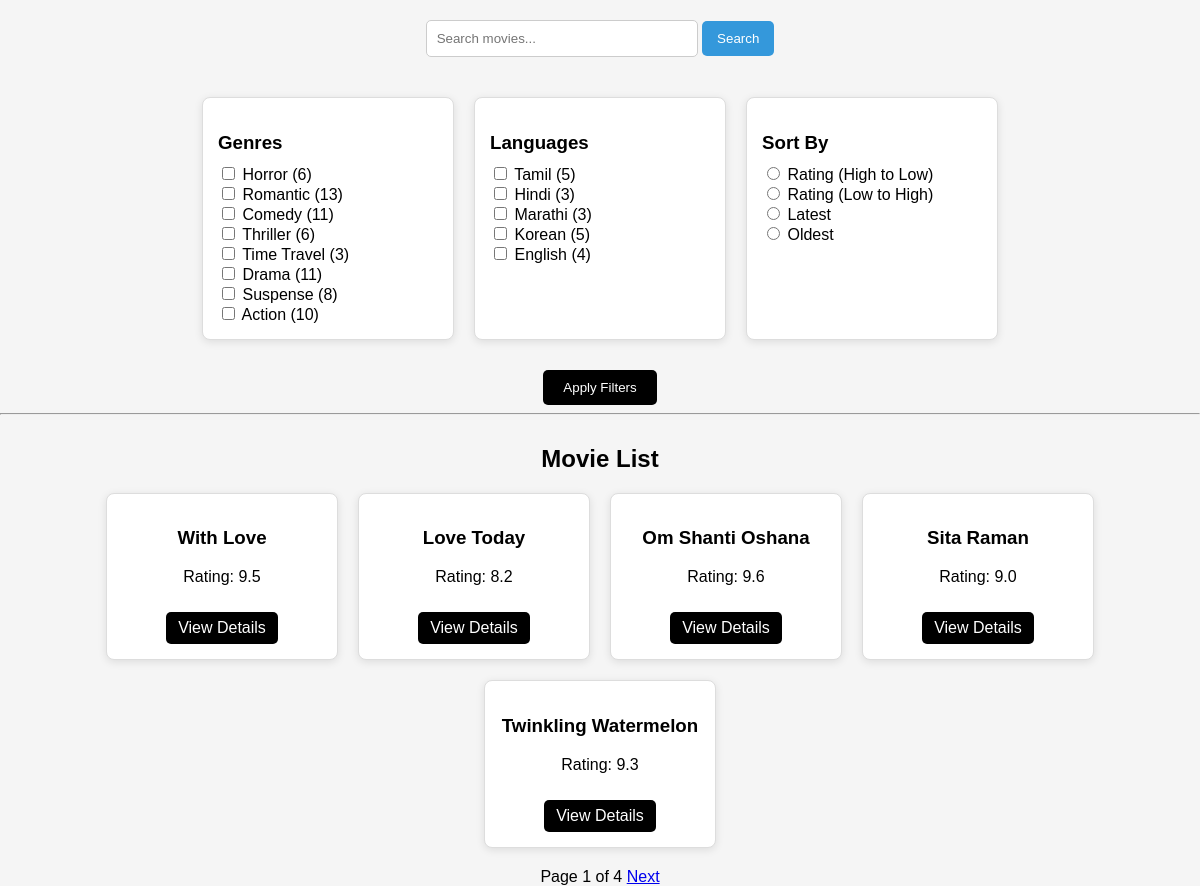
The page / on the database its author committed.
### movies/models.py (models this page shows, shortened)
class Genre(models.Model):
    name = models.CharField(max_length=100, db_index=True)

class Language(models.Model):
    name = models.CharField(max_length=100, db_index=True)

class Movie(models.Model):
    title = models.CharField(max_length=255)
    genres = models.ManyToManyField(Genre)
    language = models.ForeignKey(Language, on_delete=models.CASCADE)
    rating = models.FloatField(db_index=True)
    release_date = models.DateField(db_index=True)
    trailer_id = models.CharField(max_length=50, blank=True, null=True)
    price = models.IntegerField(default=200)

### movies/views.py (the view)
# urls.py: path('', movie_list, name='movie_list'),
def movie_list(request):
    movies = Movie.objects.select_related('language').prefetch_related('genres')
    genres = request.GET.getlist('genre')
    languages = request.GET.getlist('language')
    sort = request.GET.get('sort')
    search_query = request.GET.get('search')
    if genres:
        movies = movies.filter(genres__id__in=genres).distinct()
    if languages:
        movies = movies.filter(language__id__in=languages)
    if sort == 'rating_desc':
        movies = movies.order_by('-rating')
    elif sort == 'rating_asc':
        movies = movies.order_by('rating')
    elif sort == 'date_desc':
        movies = movies.order_by('-release_date')
    elif sort == 'date_asc':
        movies = movies.order_by('release_date')
    if search_query:
        movies = movies.filter(title__icontains=search_query)
    if not movies:
        return render(request, 'movies/movie_not_found.html', {
            'query': search_query
        })
    filtered_movies = movies
    genre_counts = Genre.objects.annotate(
        count=Count('movie', filter=models.Q(movie__in=filtered_movies))
    )
    language_counts = Language.objects.annotate(
        count=Count('movie', filter=models.Q(movie__in=filtered_movies))
    )
    paginator = Paginator(movies, 5)
    page = request.GET.get('page')
    page_obj = paginator.get_page(page)
    return render(request, 'movies/list.html', {
    'page_obj': page_obj,
    'all_genres': genre_counts,
    'all_languages': language_counts,
    'selected_genres': genres,
    'selected_languages': languages
})

### movies/templates/movies/list.html (shortened to what this page needs)
<!DOCTYPE html>
<html>
<head>
  {% load static %}
  <link rel="stylesheet" href="{% static 'css/style.css' %}?v=20">
</head>
<body>
<form method="GET">
  <div style="text-align:center; margin:20px;">
      <input type="text" name="search" placeholder="Search movies..."
             value="{{ request.GET.search }}"
             style="padding:10px; width:250px; border-radius:5px; border:1px solid #ccc;">
      <button type="submit" style="
          padding:10px 15px;
          background:#3498db;
          color:white;
          border:none;
          border-radius:5px;
          cursor:pointer;
      ">
          Search
      </button>
  </div>
  <div class="filter-container">
    <div class="filter-box">
      <h3>Genres</h3>
      {% for g in all_genres %}
        <label>
          <input type="checkbox" name="genre" value="{{ g.id }}"
          {% if g.id|stringformat:"s" in selected_genres %}checked{% endif %}>
          {{ g.name }} ({{ g.count }})
        </label><br>
      {% endfor %}
    </div>
    <div class="filter-box">
      <h3>Languages</h3>
      {% for l in all_languages %}
        <label>
          <input type="checkbox" name="language" value="{{ l.id }}"
          {% if l.id|stringformat:"s" in selected_languages %}checked{% endif %}>
          {{ l.name }} ({{ l.count }})
        </label><br>
      {% endfor %}
    </div>
    <div class="filter-box">
      <h3>Sort By</h3>
      <label>
        <input type="radio" name="sort" value="rating_desc"
        {% if request.GET.sort == "rating_desc" %}checked{% endif %}>
        Rating (High to Low)
      </label><br>
      <label>
        <input type="radio" name="sort" value="rating_asc"
        {% if request.GET.sort == "rating_asc" %}checked{% endif %}>
        Rating (Low to High)
      </label><br>
      <label>
        <input type="radio" name="sort" value="date_desc"
        {% if request.GET.sort == "date_desc" %}checked{% endif %}>
        Latest
      </label><br>
      <label>
        <input type="radio" name="sort" value="date_asc"
        {% if request.GET.sort == "date_asc" %}checked{% endif %}>
        Oldest
      </label>
    </div>
  </div>
  <div class="filter-btn">
    <button type="submit">Apply Filters</button>
  </div>
</form>
<hr>
<div class="output-section">
  <h2>Movie List</h2>
  {% if page_obj %}
  <div class="movie-container">
    {% for movie in page_obj %}
      <div class="movie-card">
        <h3>{{ movie.title }}</h3>
        <p>Rating: {{ movie.rating }}</p>
        <a href="/movie/{{ movie.id }}/">
          View Details
        </a>
      </div>
    {% endfor %}
  </div>
{% else %}
  <p>No movies found</p>
{% endif %}
<div class="pagination">
  <span>Page {{ page_obj.number }} of {{ page_obj.paginator.num_pages }}</span>
  {% if page_obj.has_next %}
    <a href="?page={{ page_obj.next_page_number }}">Next</a>
  {% endif %}
</div>
</body>
</html>

### movies/static/css/style.css (style rules this page uses)
body { font-family: Arial, sans-serif; background-color: #f5f5f5; margin: 0; padding: 0; }
.filter-container { display: flex; gap: 20px; padding: 20px; justify-content: center; flex-wrap: wrap; }
.filter-box { border: 1px solid #ddd; padding: 15px; width: 220px; background: white; border-radius: 8px; box-shadow: 0 2px 8px rgba(0,0,0,0.1); transition: 0.3s; }
.filter-box h3 { margin-bottom: 10px; }
.filter-btn { text-align: center; margin-top: 10px; }
.filter-btn button { padding: 10px 20px; background-color: #000000; color: white; border: none; border-radius: 5px; cursor: pointer; }
.output-section { margin-top: 30px; text-align: center; }
.pagination { margin-top: 20px; }
.movie-container { display: flex; flex-wrap: wrap; gap: 20px; justify-content: center; }
.movie-card { border: 1px solid #ddd; padding: 15px; width: 200px; background: white; text-align: center; border-radius: 8px; box-shadow: 0 2px 8px rgba(0,0,0,0.1); transition: 0.3s; }
.movie-card a { display: inline-block; margin-top: 10px; padding: 7px 12px; background: black; color: white; text-decoration: none; border-radius: 5px; }

### rows shown on the page
Genre: name "Horror", count "6"
Genre: name "Romantic", count "13"
Genre: name "Comedy", count "11"
Genre: name "Thriller", count "6"
Genre: name "Time Travel", count "3"
Genre: name "Drama", count "11"
Genre: name "Suspense", count "8"
Genre: name "Action", count "10"
Language: name "Tamil", count "5"
Language: name "Hindi", count "3"
Language: name "Marathi", count "3"
Language: name "Korean", count "5"
Language: name "English", count "4"
Movie: title "With Love", rating "9.5"
Movie: title "Love Today", rating "8.2"
Movie: title "Om Shanti Oshana", rating "9.6"
Movie: title "Sita Raman", rating "9.0"
Movie: title "Twinkling Watermelon", rating "9.3"

### other values the page prints
{{ page_obj.number }} "1"
{{ page_obj.paginator.num_pages }} "4"
